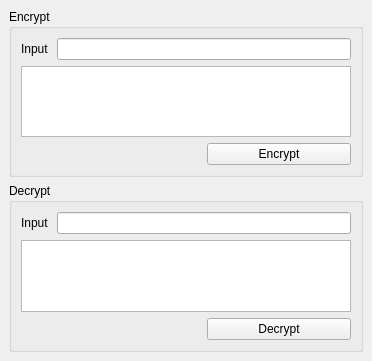
<?xml version="1.0" encoding="UTF-8"?>
<ui version="4.0">
 <class>MainWindow</class>
 <widget class="QMainWindow" name="MainWindow">
  <property name="geometry">
   <rect>
    <x>0</x>
    <y>0</y>
    <width>372</width>
    <height>361</height>
   </rect>
  </property>
  <property name="windowTitle">
   <string>EncryptDecrypt</string>
  </property>
  <widget class="QWidget" name="centralwidget">
   <layout class="QGridLayout" name="gridLayout_3">
    <item row="0" column="0">
     <widget class="QGroupBox" name="groupBox">
      <property name="title">
       <string>Encrypt</string>
      </property>
      <layout class="QGridLayout" name="gridLayout">
       <item row="0" column="0">
        <widget class="QLabel" name="label">
         <property name="maximumSize">
          <size>
           <width>30</width>
           <height>16777215</height>
          </size>
         </property>
         <property name="text">
          <string>Input</string>
         </property>
        </widget>
       </item>
       <item row="0" column="1" colspan="2">
        <widget class="QLineEdit" name="lineEdit"/>
       </item>
       <item row="2" column="2">
        <widget class="QPushButton" name="pushButton">
         <property name="text">
          <string>Encrypt</string>
         </property>
        </widget>
       </item>
       <item row="1" column="0" colspan="3">
        <widget class="QPlainTextEdit" name="plainTextEdit">
         <property name="readOnly">
          <bool>true</bool>
         </property>
        </widget>
       </item>
      </layout>
     </widget>
    </item>
    <item row="1" column="0">
     <widget class="QGroupBox" name="groupBox_2">
      <property name="title">
       <string>Decrypt</string>
      </property>
      <layout class="QGridLayout" name="gridLayout_2">
       <item row="0" column="0">
        <widget class="QLabel" name="label_2">
         <property name="maximumSize">
          <size>
           <width>30</width>
           <height>16777215</height>
          </size>
         </property>
         <property name="text">
          <string>Input</string>
         </property>
        </widget>
       </item>
       <item row="0" column="1" colspan="2">
        <widget class="QLineEdit" name="lineEdit_2"/>
       </item>
       <item row="2" column="2">
        <widget class="QPushButton" name="pushButton_2">
         <property name="text">
          <string>Decrypt</string>
         </property>
        </widget>
       </item>
       <item row="1" column="0" colspan="3">
        <widget class="QPlainTextEdit" name="plainTextEdit_2">
         <property name="readOnly">
          <bool>true</bool>
         </property>
        </widget>
       </item>
      </layout>
     </widget>
    </item>
   </layout>
  </widget>
 </widget>
 <resources/>
 <connections>
  <connection>
   <sender>pushButton</sender>
   <signal>clicked()</signal>
   <receiver>MainWindow</receiver>
   <slot>doEncryption()</slot>
   <hints>
    <hint type="sourcelabel">
     <x>332</x>
     <y>153</y>
    </hint>
    <hint type="destinationlabel">
     <x>368</x>
     <y>157</y>
    </hint>
   </hints>
  </connection>
  <connection>
   <sender>pushButton_2</sender>
   <signal>clicked()</signal>
   <receiver>MainWindow</receiver>
   <slot>doDecryption()</slot>
   <hints>
    <hint type="sourcelabel">
     <x>345</x>
     <y>327</y>
    </hint>
    <hint type="destinationlabel">
     <x>368</x>
     <y>326</y>
    </hint>
   </hints>
  </connection>
 </connections>
 <slots>
  <slot>doEncryption()</slot>
  <slot>doDecryption()</slot>
 </slots>
</ui>
